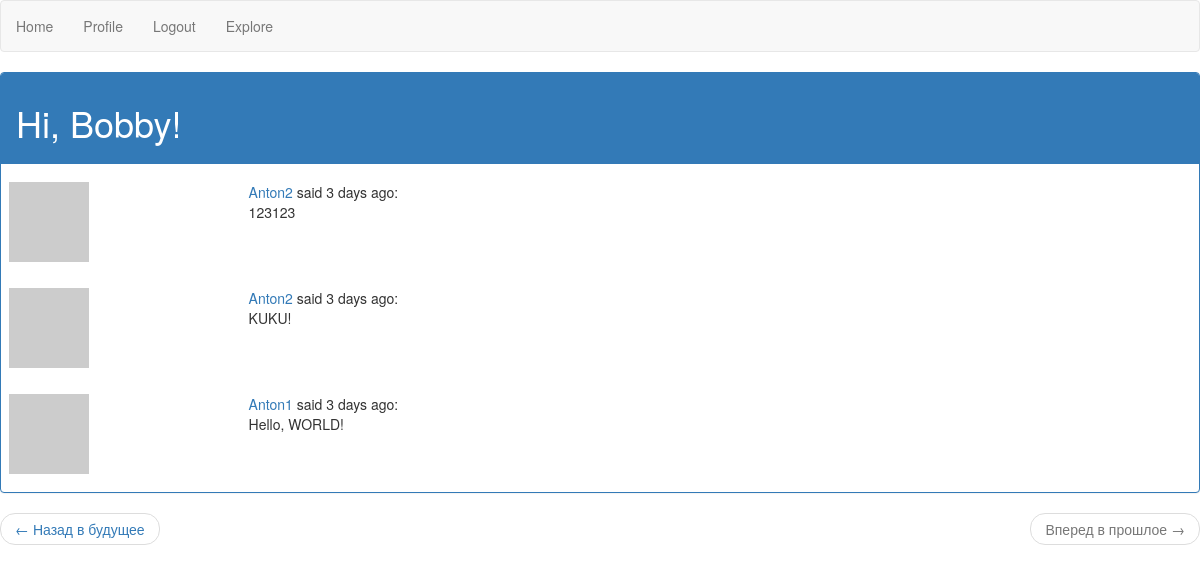
The app's page /explore?page=3 (signed in) with its own data.
### app/models.py (models this page shows, shortened)
class User(UserMixin, db.Model):
    id = db.Column(db.Integer, primary_key=True)
    username = db.Column(db.String(64), index=True, unique=True)
    email = db.Column(db.String(120), index=True, unique=True)
    password_hash = db.Column(db.String(128))
    posts = db.relationship('Post', backref='author', lazy='dynamic')
    about_me = db.Column(db.String(300))
    last_seen = db.Column(db.DateTime, default=datetime.utcnow)
    followed = db.relationship(
        'User', secondary=followers,
        primaryjoin=(followers.c.follower_id == id),
        secondaryjoin=(followers.c.followed_id == id),
        backref=db.backref('followers', lazy='dynamic'), lazy='dynamic')
    def avatar(self, size):
        digest = md5(self.email.lower().encode('utf-8')).hexdigest()
        return 'https://www.gravatar.com/avatar/{}?d=identicon&s={}'.format(
            digest, size)

class Post(db.Model):
    id = db.Column(db.Integer, primary_key=True)
    body = db.Column(db.String(140))
    timestamp = db.Column(db.DateTime, index=True, default=datetime.utcnow)
    user_id = db.Column(db.Integer, db.ForeignKey('user.id'))

### app/routs.py (the view)
@app.route('/explore')
@login_required
def explore():
    page = request.args.get('page', 1, type=int)
    posts = Post.query.order_by(Post.timestamp.desc()).paginate(
        page, app.config['POSTS_PER_PAGE'], False)
    next_url = url_for('explore', page=posts.next_num) \
        if posts.has_next else None
    prev_url = url_for('explore', page=posts.prev_num) \
        if posts.has_prev else None
    return render_template("index.html", title='Explore', posts=posts.items,
                           next_url=next_url, prev_url=prev_url)

### app/models.py (called while the page is built)
@login.user_loader
def load_user(id):
    return User.query.get(int(id))

### app/routs.py (called while the page is built)
@app.before_request
def before_request():
    if current_user.is_authenticated:
        current_user.last_seen = datetime.utcnow()
        db.session.commit()

### app/templates/index.html (shortened to what this page needs)
{% extends "base.html" %}
{% block content %}
    <div class="panel panel-primary">
    <div class="panel-heading">
        <h1>Hi, {{ current_user.username }}!</h1>
    </div>
    {% for post in posts %}
    <p>
    {% include '_post.html' %}
    </p>
    {% endfor %}
    </div>
    <nav aria-label="...">
    <ul class="pager">
        <li class="previous{% if not prev_url %} disabled{% endif %}">
            <a href="{{ prev_url or '#' }}">
                <span aria-hidden="true">&larr;</span> Назад в будущее
            </a>
        </li>
        <li class="next{% if not next_url %} disabled{% endif %}">
            <a href="{{ next_url or '#' }}">
                Вперед в прошлое <span aria-hidden="true">&rarr;</span>
            </a>
        </li>
    </ul>
    </nav>
{% endblock %}

### app/templates/_post.html
<table class="table table-hover">
    <tr>
        <td width="20%">
            <a href="{{ url_for('user', username=post.author.username) }}">
                <img src="{{ post.author.avatar(70) }}" />
            </a>
        </td>
        <td>
            <a href="{{ url_for('user', username=post.author.username) }}">
                {{ post.author.username }}
            </a>
            said {{ moment(post.timestamp).fromNow() }}:
            <br>
            {{ post.body }}
        </td>
    </tr>
</table>

### records on screen
User: username "Bobby"
Post: author.username "Anton2", timestamp "3 days ago", body "123123"
Post: author.username "Anton2", timestamp "3 days ago", body "KUKU!"
Post: author.username "Anton1", timestamp "3 days ago", body "Hello, WORLD!"
